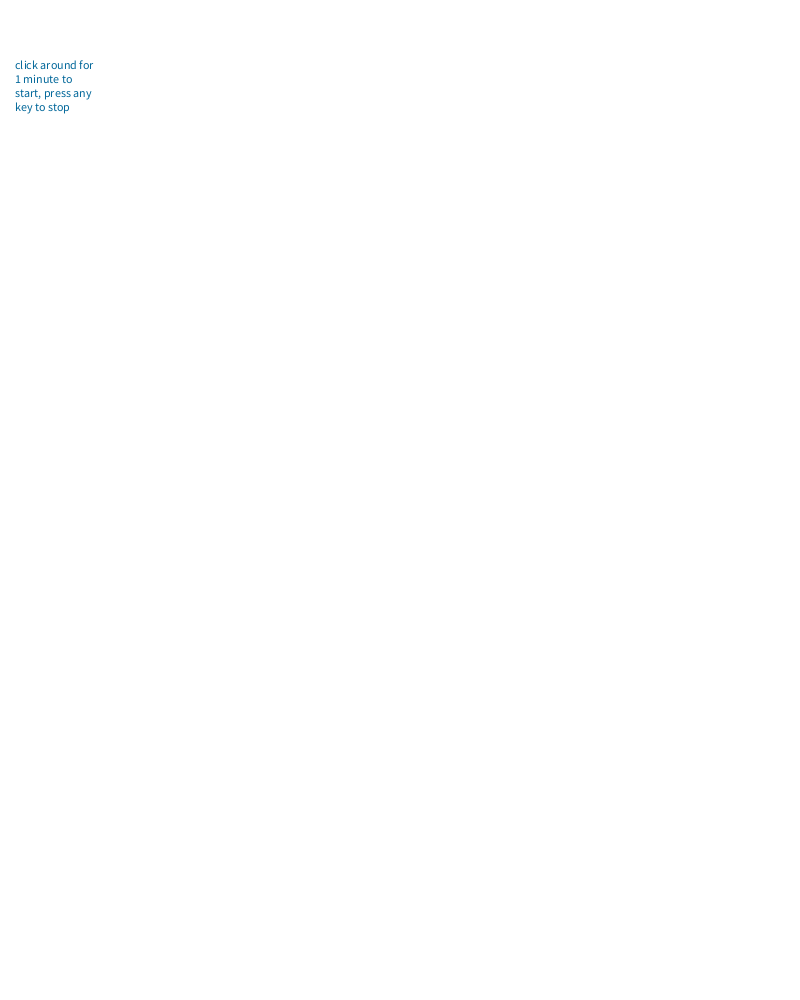
Frame 1 (no input)
Frame 60 (the mouse pressed at the canvas centre just before this capture): identical to frame 1, image omitted
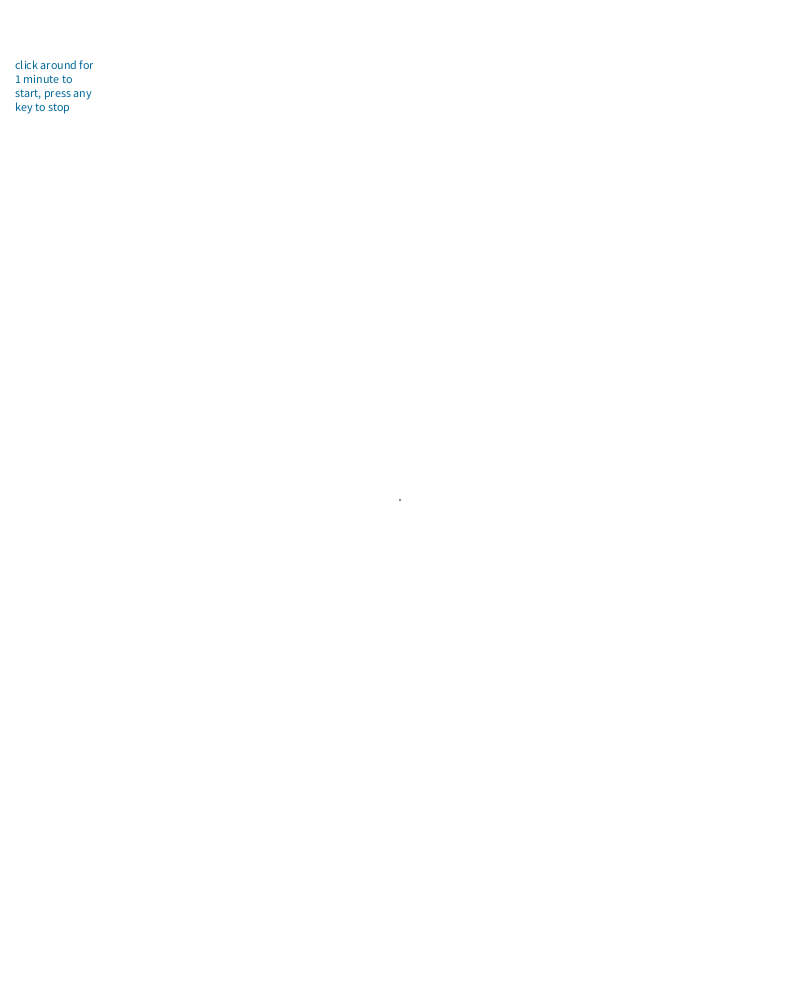
Frame 120 (the mouse held since frame 60 and released just before this capture)

The Processing sketch that drew these frames (run headless with seeded random() and noise(); from frame 60 on, the mouse is pressed at the canvas centre):

// Processing sketch: processing_65460
// ── processing_65460.pde

PImage b;
int i = 1;
int counter = 0;
int mX = 0, mY = 0;
int[] colorVals = new int[3];
int diameterIncrement = 3;
int backgroundColor = 0;
boolean stopped = false;

void setup() {
  size(800, 1000);
  smooth();
  background(255);

  fill(0, 102, 153);
  text("click around for 1 minute to start, press any key to stop", 15, 60, 80, 80);
}

void draw() {

  if (mousePressed) {
    mX = mouseX;
    mY = mouseY;
    i = 1;
  }

  if (keyPressed) {
    noLoop();
  }

  if (mX == 0 && mY == 0) {
    return;
  }
  if (counter++ > 40) {
    updateColor(255);
    if (counter++ > 400) {
      counter = 0;
      background(backgroundColor = backgroundColor == 255? 0 : 255);
    }
  }

  if (! overCircle(mX, mY, i)) {
    updateColor(255);
  }

  renderEllipses();
}


void updateColor(int opacity) {

  for (int t=0; t<3; t++) {
    colorVals[t] = int(random(255));
  }

  stroke(colorVals[0], colorVals[1], colorVals[2], opacity);
}

void updateWidth() {
  i += diameterIncrement;
}


void renderEllipses() {
  noFill();
  beginShape();
  if (counter % 7 == 0) {
    updateColor(70);
    strokeWeight(int(random(100)) * 0.0001);
    vertex(mX, mY);
    vertex(pmouseX, pmouseY);
    vertex(pmouseX, mY);
    vertex(mX, pmouseY);
    vertex(mX, mY);
  }
  strokeWeight(int(random(1000)) * 0.001);

  ellipse(mX, mY, i, i);
  endShape();
  updateWidth();

  if ( backgroundColor == 255 ) {
    beginShape();
    if (counter % 4 == 0) {
      updateColor(30);
      strokeWeight(int(random(100)) * 0.0001);
      vertex(mX+10, mY+10);
      vertex(pmouseX+10, pmouseY+10);
      vertex(pmouseX+10, mY+10);
      vertex(mX+10, pmouseY+10);
      vertex(mX+10, mY+10);
    }
    strokeWeight(int(random(1000)) * 0.001);

    ellipse(mX+10, mY+10, i, i);
    endShape();
    updateWidth();
  }
}

boolean overCircle(int x, int y, int diameter) 
{
  float disX = x - mouseX;
  float disY = y - mouseY;
  if (sqrt(sq(disX) + sq(disY)) < diameter/2 ) {
    return true;
  } 
  else {
    return false;
  }
}
